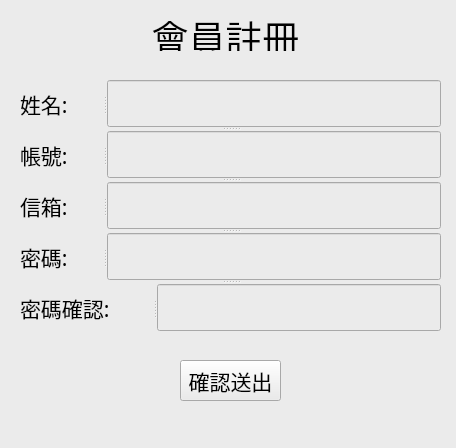
<?xml version="1.0" encoding="UTF-8"?>
<ui version="4.0">
 <class>MainWindow</class>
 <widget class="QMainWindow" name="MainWindow">
  <property name="geometry">
   <rect>
    <x>0</x>
    <y>0</y>
    <width>456</width>
    <height>448</height>
   </rect>
  </property>
  <property name="windowTitle">
   <string>MainWindow</string>
  </property>
  <property name="styleSheet">
   <string notr="true">background-color:rgb(235, 235, 235)</string>
  </property>
  <widget class="QWidget" name="centralwidget">
   <widget class="QLabel" name="label">
    <property name="geometry">
     <rect>
      <x>150</x>
      <y>10</y>
      <width>151</width>
      <height>41</height>
     </rect>
    </property>
    <property name="font">
     <font>
      <family>標楷體</family>
      <pointsize>28</pointsize>
     </font>
    </property>
    <property name="styleSheet">
     <string notr="true">background:transparent;</string>
    </property>
    <property name="text">
     <string>會員註冊</string>
    </property>
    <property name="alignment">
     <set>Qt::AlignHCenter|Qt::AlignTop</set>
    </property>
   </widget>
   <widget class="QPushButton" name="pushButton">
    <property name="geometry">
     <rect>
      <x>180</x>
      <y>360</y>
      <width>101</width>
      <height>41</height>
     </rect>
    </property>
    <property name="font">
     <font>
      <family>a song for jennifer bold</family>
      <pointsize>16</pointsize>
     </font>
    </property>
    <property name="text">
     <string>確認送出</string>
    </property>
   </widget>
   <widget class="QSplitter" name="splitter_6">
    <property name="geometry">
     <rect>
      <x>20</x>
      <y>80</y>
      <width>421</width>
      <height>251</height>
     </rect>
    </property>
    <property name="orientation">
     <enum>Qt::Vertical</enum>
    </property>
    <widget class="QSplitter" name="splitter">
     <property name="orientation">
      <enum>Qt::Horizontal</enum>
     </property>
     <widget class="QLabel" name="label_2">
      <property name="font">
       <font>
        <family>標楷體</family>
        <pointsize>16</pointsize>
       </font>
      </property>
      <property name="text">
       <string>姓名:</string>
      </property>
     </widget>
     <widget class="QLineEdit" name="lineEdit">
      <property name="font">
       <font>
        <family>標楷體</family>
        <pointsize>16</pointsize>
       </font>
      </property>
     </widget>
    </widget>
    <widget class="QSplitter" name="splitter_2">
     <property name="orientation">
      <enum>Qt::Horizontal</enum>
     </property>
     <widget class="QLabel" name="label_3">
      <property name="font">
       <font>
        <family>標楷體</family>
        <pointsize>16</pointsize>
       </font>
      </property>
      <property name="text">
       <string>帳號:</string>
      </property>
     </widget>
     <widget class="QLineEdit" name="lineEdit_2">
      <property name="font">
       <font>
        <family>標楷體</family>
        <pointsize>16</pointsize>
       </font>
      </property>
     </widget>
    </widget>
    <widget class="QSplitter" name="splitter_3">
     <property name="orientation">
      <enum>Qt::Horizontal</enum>
     </property>
     <widget class="QLabel" name="label_4">
      <property name="font">
       <font>
        <family>標楷體</family>
        <pointsize>16</pointsize>
       </font>
      </property>
      <property name="text">
       <string>信箱:</string>
      </property>
     </widget>
     <widget class="QLineEdit" name="lineEdit_3">
      <property name="font">
       <font>
        <family>標楷體</family>
        <pointsize>16</pointsize>
       </font>
      </property>
     </widget>
    </widget>
    <widget class="QSplitter" name="splitter_4">
     <property name="orientation">
      <enum>Qt::Horizontal</enum>
     </property>
     <widget class="QLabel" name="label_5">
      <property name="font">
       <font>
        <family>標楷體</family>
        <pointsize>16</pointsize>
       </font>
      </property>
      <property name="text">
       <string>密碼:</string>
      </property>
     </widget>
     <widget class="QLineEdit" name="lineEdit_4">
      <property name="font">
       <font>
        <family>標楷體</family>
        <pointsize>16</pointsize>
       </font>
      </property>
     </widget>
    </widget>
    <widget class="QSplitter" name="splitter_5">
     <property name="orientation">
      <enum>Qt::Horizontal</enum>
     </property>
     <widget class="QLabel" name="label_6">
      <property name="font">
       <font>
        <family>標楷體</family>
        <pointsize>16</pointsize>
       </font>
      </property>
      <property name="text">
       <string>密碼確認:</string>
      </property>
     </widget>
     <widget class="QLineEdit" name="lineEdit_5">
      <property name="font">
       <font>
        <family>標楷體</family>
        <pointsize>16</pointsize>
       </font>
      </property>
     </widget>
    </widget>
   </widget>
  </widget>
  <widget class="QMenuBar" name="menubar">
   <property name="geometry">
    <rect>
     <x>0</x>
     <y>0</y>
     <width>456</width>
     <height>21</height>
    </rect>
   </property>
  </widget>
  <widget class="QStatusBar" name="statusbar"/>
 </widget>
 <resources/>
 <connections/>
</ui>
